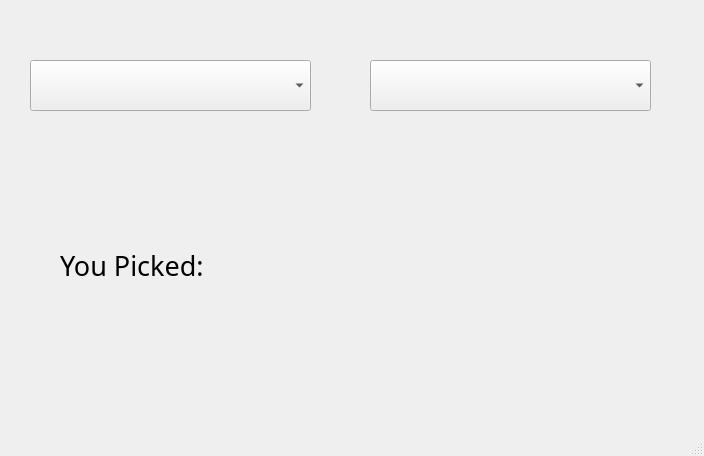
<?xml version="1.0" encoding="UTF-8"?>
<ui version="4.0">
 <class>MainWindow</class>
 <widget class="QMainWindow" name="MainWindow">
  <property name="geometry">
   <rect>
    <x>0</x>
    <y>0</y>
    <width>704</width>
    <height>456</height>
   </rect>
  </property>
  <property name="windowTitle">
   <string>MainWindow</string>
  </property>
  <widget class="QWidget" name="centralwidget">
   <widget class="QComboBox" name="comboBox">
    <property name="geometry">
     <rect>
      <x>30</x>
      <y>60</y>
      <width>281</width>
      <height>51</height>
     </rect>
    </property>
    <property name="font">
     <font>
      <family>Agency FB</family>
      <pointsize>16</pointsize>
     </font>
    </property>
   </widget>
   <widget class="QComboBox" name="comboBox_2">
    <property name="geometry">
     <rect>
      <x>370</x>
      <y>60</y>
      <width>281</width>
      <height>51</height>
     </rect>
    </property>
    <property name="font">
     <font>
      <family>Agency FB</family>
      <pointsize>16</pointsize>
     </font>
    </property>
    <property name="editable">
     <bool>false</bool>
    </property>
   </widget>
   <widget class="QLabel" name="label">
    <property name="geometry">
     <rect>
      <x>60</x>
      <y>230</y>
      <width>591</width>
      <height>71</height>
     </rect>
    </property>
    <property name="font">
     <font>
      <family>Agency FB</family>
      <pointsize>20</pointsize>
     </font>
    </property>
    <property name="text">
     <string>You Picked:</string>
    </property>
   </widget>
  </widget>
  <widget class="QMenuBar" name="menubar">
   <property name="geometry">
    <rect>
     <x>0</x>
     <y>0</y>
     <width>704</width>
     <height>26</height>
    </rect>
   </property>
  </widget>
  <widget class="QStatusBar" name="statusbar"/>
 </widget>
 <resources/>
 <connections/>
</ui>
